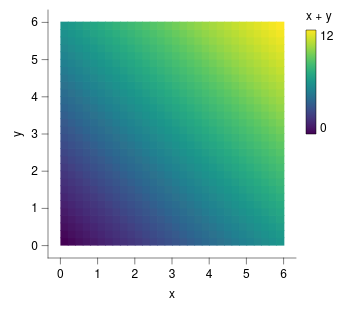

Source (Vega-Lite JSON):
### Vega-Lite specification from a JSON file in a GitHub repository (floating-point values rounded to 4 significant figures; data arrays with more than 128 entries replaced by an {"elided": "..."} marker saying what was removed)
{"background": null, "config": {"arc": {"fill": "#DBDBDB", "fillOpacity": 1.0, "innerRadius": 31.0, "padAngle": 0.03, "stroke": "black", "strokeOpacity": 1, "strokeWidth": 0.25}, "area": {"fill": "#DBDBDB", "fillOpacity": 1.0, "stroke": "black", "strokeOpacity": 1, "strokeWidth": 0.25}, "axis": {"domain": true, "domainCap": "round", "domainColor": "black", "domainWidth": 0.25, "grid": false, "gridCap": "round", "gridColor": "#F1F1F1", "gridDash": [0, 0], "gridOpacity": 1.0, "gridWidth": 0.25, "labelColor": "black", "labelFont": "Helvetica Neue, HelveticaNeue, Helvetica, Arial, sans-serif", "labelFontSize": 6, "labelFontStyle": "normal", "labelFontWeight": 400, "offset": 0, "ticks": true, "tickCap": "round", "tickColor": "black", "tickRound": false, "tickSize": 3.0, "tickWidth": 0.25, "titleColor": "black", "titleFont": "Helvetica Neue, HelveticaNeue, Helvetica, Arial, sans-serif", "titleFontSize": 6, "titleFontStyle": "normal", "titleFontWeight": 400}, "axisX": {"domain": true, "labelAlign": "center", "labelAngle": 0, "labels": true, "ticks": true, "translate": 0}, "axisY": {"domain": true, "labelAlign": "right", "labelAngle": 0, "labels": true, "ticks": true, "translate": 0}, "axisRight": {"domain": true, "labelAlign": "left", "labelAngle": 0, "labels": true, "ticks": true, "translate": 0}, "axisTop": {"domain": true, "labelAlign": "center", "labelAngle": 0, "labels": true, "ticks": true, "translate": 0}, "axisBand": {"tickOffset": 0}, "bar": {"fill": "#DBDBDB", "fillOpacity": 1.0, "stroke": "black", "strokeOpacity": 1, "strokeWidth": 0.25}, "boxplot": {"size": 11.16, "ticks": {"cornerRadius": 0.25, "fill": "black", "opacity": 1, "size": 5.58, "thickness": 0.25}, "box": {"fillOpacity": 1.0, "stroke": "black", "strokeOpacity": 1, "strokeWidth": 0.25}, "median": {"cornerRadius": 0, "fill": "black", "fillOpacity": 1.0, "opacity": 1, "size": 11.16, "thickness": 0.25}, "rule": {"fill": "black", "fillOpacity": 1.0, "size": 12.4, "stroke": "black", "strokeDash": [0, 0], "strokeOpacity": 1, "strokeWidth": 0.25}, "outliers": {"color": "black", "fill": "black", "fillOpacity": 1.0, "size": 0, "stroke": "black", "strokeOpacity": 1, "strokeWidth": 0.25}}, "circle": {"fill": "black", "fillOpacity": 1.0, "size": 1.55, "stroke": null, "strokeOpacity": 1, "strokeWidth": 0.25}, "errorband": {"band": {"fillOpacity": 0.6, "stroke": null, "strokeWidth": 0.25, "strokeOpacity": 1}, "borders": {"opacity": 0, "strokeOpacity": 1, "strokeWidth": 0.25}}, "errorbar": {"opacity": 1, "rule": {"strokeDash": [0, 0], "strokeWidth": 0.25}, "ticks": {"color": "black", "cornerRadius": 0.125, "opacity": 1, "size": 7.44, "thickness": 0.25}, "thickness": 0.25}, "font": "Helvetica Neue, HelveticaNeue, Helvetica, Arial, sans-serif", "geoshape": {"fill": "#DBDBDB", "fillOpacity": 1.0, "stroke": "black", "strokeOpacity": 1, "strokeWidth": 0.25}, "header": {"labelColor": "black", "labelFont": "Helvetica Neue, HelveticaNeue, Helvetica, Arial, sans-serif", "labelFontSize": 6, "labelFontStyle": "normal", "labelFontWeight": 400, "titleColor": "black", "titleFont": "Helvetica Neue, HelveticaNeue, Helvetica, Arial, sans-serif", "titleFontSize": 6, "titleFontStyle": "normal", "titleFontWeight": 400, "titlePadding": 0}, "legend": {"disable": false, "offset": 4.5, "titlePadding": 4, "labelOffset": 2, "gradientLabelOffset": 2, "columnPadding": 4, "rowPadding": 2, "gradientThickness": 5, "gradientOpacity": 1.0, "gradientStrokeColor": "black", "gradientStrokeWidth": 0.25, "labelColor": "black", "labelFont": "Helvetica Neue, HelveticaNeue, Helvetica, Arial, sans-serif", "labelFontSize": 6, "labelFontStyle": "normal", "labelFontWeight": 400, "strokeColor": "black", "strokeWidth": 0, "symbolSize": 36, "symbolStrokeColor": "black", "symbolStrokeWidth": 0.25, "titleColor": "black", "titleFont": "Helvetica Neue, HelveticaNeue, Helvetica, Arial, sans-serif", "titleFontSize": 6, "titleFontStyle": "normal", "titleFontWeight": 400}, "line": {"color": "black", "stroke": "black", "strokeCap": "butt", "strokeDash": [0, 0], "strokeOpacity": 1, "strokeWidth": 0.5}, "point": {"filled": true, "fill": "#DBDBDB", "fillOpacity": 1.0, "size": 6.2, "stroke": "black", "strokeOpacity": 1, "strokeWidth": 0.25}, "range": {"category": ["#9D9D9D", "#28287D", "#004225", "#47266F", "#00605D", "#DBDBDB", "#7983C1", "#6E927B", "#937FB4", "#699A97"], "diverging": {"scheme": ["#4F4265", "#6A5C82", "#85789D", "#A196B7", "#BDB5CE", "#D8D6DD", "#F6F6F6", "#CED8D7", "#9DBFBD", "#75A3A0", "#518683", "#326967", "#164D4B"]}, "heatmap": {"scheme": ["#440154", "#472270", "#433E82", "#38598C", "#2C728E", "#238A8D", "#24A086", "#39B578", "#5DC862", "#96D646", "#CAE02D", "#FDE724"]}, "ordinal": {"scheme": ["#F1F1F1", "#DBDBDB", "#C6C6C6", "#B2B2B2", "#9D9D9D", "#898989", "#767676", "#636363", "#515151", "#404040", "#2F2F2F", "#1F1F1F"]}, "ramp": {"scheme": ["#440154", "#472270", "#433E82", "#38598C", "#2C728E", "#238A8D", "#24A086", "#39B578", "#5DC862", "#96D646", "#CAE02D", "#FDE724"]}}, "rule": {"color": "black", "stroke": "black", "strokeCap": "round", "strokeDash": [2, 2], "strokeOpacity": 1, "strokeWidth": 0.25}, "scale": {"barBandPaddingInner": 0.1, "rectBandPaddingInner": 0, "tickBandPaddingInner": 0.1, "bandPaddingOuter": 0.1, "bandWithNestedOffsetPaddingInner": 0.2, "bandWithNestedOffsetPaddingOuter": 0.2, "offsetBandPaddingInner": 0, "offsetBandPaddingOuter": 0, "continuousPadding": 6.2, "round": false}, "rect": {"fill": "#DBDBDB", "fillOpacity": 1.0, "stroke": "black", "strokeOpacity": 1, "strokeWidth": 0.25}, "square": {"fill": "#DBDBDB", "fillOpacity": 1.0, "size": 12.4, "stroke": "black", "strokeOpacity": 1, "strokeWidth": 0.25}, "text": {"color": "black", "font": "Helvetica Neue, HelveticaNeue, Helvetica, Arial, sans-serif", "fontSize": 6, "fontStyle": "normal", "fontWeight": 400}, "tick": {"color": "black", "cornerRadius": 0.125, "opacity": 1.0, "size": 11.16, "thickness": 0.25}, "title": {"anchor": "middle", "frame": "group", "color": "black", "font": "Helvetica Neue, HelveticaNeue, Helvetica, Arial, sans-serif", "fontSize": 6, "fontStyle": "normal", "fontWeight": 400, "subtitleColor": "black", "subtitleFont": "Helvetica Neue, HelveticaNeue, Helvetica, Arial, sans-serif", "subtitleFontSize": 6, "subtitleFontStyle": "normal", "subtitleFontWeight": 400}, "trail": {"color": "black", "opacity": 1, "size": 0.5}, "view": {"continuousWidth": 124, "continuousHeight": 124, "discreteWidth": 124, "discreteHeight": 124, "fill": null, "stroke": null, "strokeWidth": 0.25}}, "data": {"name": "data-91e7e8aa1d7a30b84ced93bba3536a21"}, "mark": {"type": "rect", "clip": true, "stroke": null}, "encoding": {"color": {"field": "z", "title": "x + y", "type": "quantitative", "legend": {"gradientLength": 52.0}}, "x": {"axis": {"values": [0, 1, 2, 3, 4, 5, 6]}, "field": "x0", "scale": {"domain": [0, 6], "nice": false}, "title": "x", "type": "quantitative"}, "x2": {"field": "x1"}, "y": {"axis": {"values": [0, 1, 2, 3, 4, 5, 6]}, "field": "y0", "scale": {"domain": [0, 6], "nice": false}, "title": "y", "type": "quantitative"}, "y2": {"field": "y1"}}, "$schema": "https://vega.github.io/schema/vega-lite/v6.4.1.json", "datasets": {"data-91e7e8aa1d7a30b84ced93bba3536a21": {"elided": "900 records"}}}
